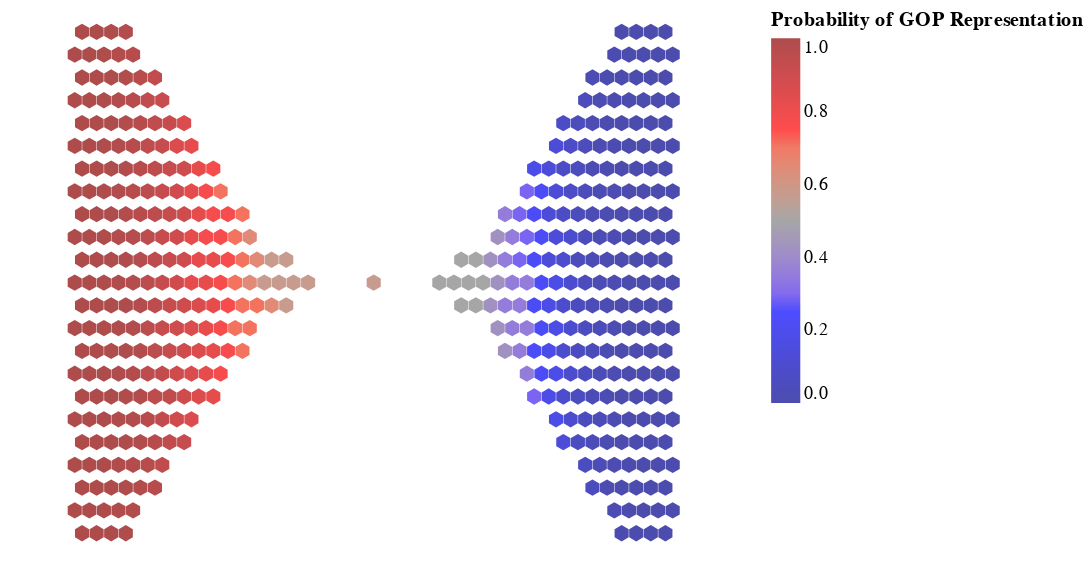

Source (notebook cell):
### Code cell
#output median Seat Chart
hg = alt.Chart(dist).mark_point().encode(
    alt.X('X',axis=None),
    alt.Y('Y',axis=None),
    #alt.Text('ST'),
    alt.Color('prob', scale=alt.Scale(range=["darkblue","blue","grey","red","darkred"]), legend=alt.Legend(title="Probability of GOP Representation")),
    tooltip = [alt.Tooltip('ST#',title='District'),
               alt.Tooltip('PVI',title='PVI'),
               alt.Tooltip('prob',title='Prob GOP'),
              ]
).configure_point(size=15,shape=hexagon,filled=True).configure_view(strokeWidth=0)
hg

### Figure 1 — Vega-Lite specification as saved in the notebook (floating-point values rounded to 4 significant figures; data arrays with more than 128 entries replaced by an {"elided": "..."} marker saying what was removed)
{"config": {"view": {"continuousWidth": 400, "continuousHeight": 300, "strokeWidth": 0}, "point": {"filled": true, "shape": "M0,-2.3094010768L2,-1.1547005384 2,1.1547005384 0,2.3094010768 -2,1.1547005384 -2,-1.1547005384Z", "size": 15}}, "data": {"name": "data-3db6e603c9d596c07f5e5169ea66c41f"}, "mark": "point", "encoding": {"color": {"field": "prob", "legend": {"title": "Probability of GOP Representation"}, "scale": {"range": ["darkblue", "blue", "grey", "red", "darkred"]}, "type": "quantitative"}, "tooltip": [{"field": "ST#", "title": "District", "type": "nominal"}, {"field": "PVI", "title": "PVI", "type": "nominal"}, {"field": "prob", "title": "Prob GOP", "type": "quantitative"}], "x": {"axis": null, "field": "X", "type": "quantitative"}, "y": {"axis": null, "field": "Y", "type": "quantitative"}}, "$schema": "https://vega.github.io/schema/vega-lite/v4.17.0.json", "datasets": {"data-3db6e603c9d596c07f5e5169ea66c41f": {"elided": "435 records"}}}
